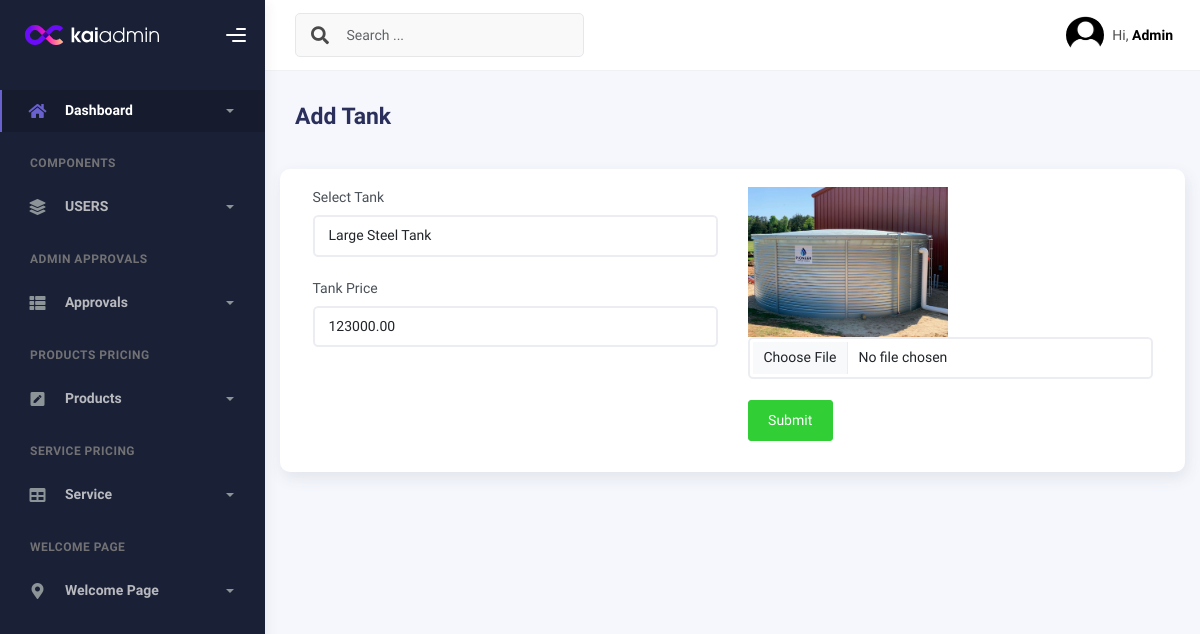
Page /edit_tank/3 on the earlier database version.
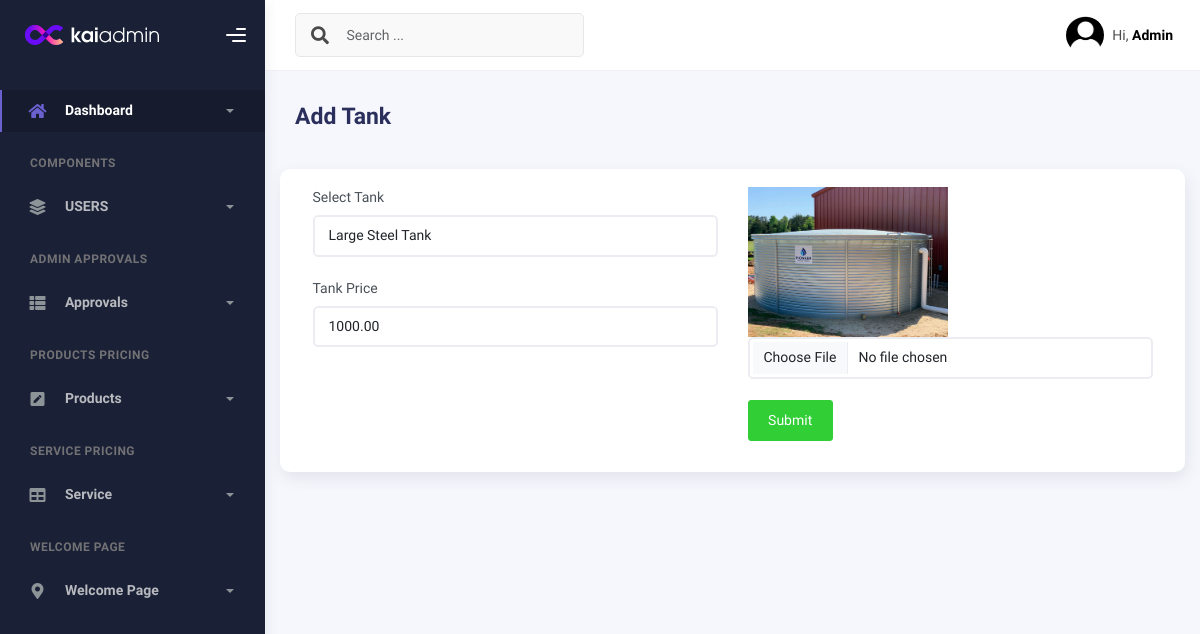
Same page on the later database version.
### admins/models.py (models this page shows, shortened)
class Tank(models.Model):
    tank_choices = [
        ('Household Tank Plastic', 'Household Tank Plastic'),
        ('Household Steel Tank', 'Household Steel Tank'),
        ('Large Steel Tank', 'Large Steel Tank')
    ]
    tank = models.CharField(max_length=100, choices=tank_choices)
    cost = models.DecimalField(max_digits=10, decimal_places=2)
    tank_photo = models.ImageField(upload_to='uploads/tanks', default='uploads/tanks/tank.jpg')

### custom_admin/views.py (the view, shortened to what this page needs)
# urls.py: path('edit_tank/<id>', views.edit_tank, name='edit_tank'),
def edit_tank(request, id):
    edi = Tank.objects.get(id=id)
    return render(request, 'admincustom/edit tank.html', {'edi': edi})

### custom_admin/templates/admincustom/edit tank.html (shortened to what the changed rows need)
{% load static %}
<!DOCTYPE html>
<html lang="en">
<head>
    <link href="https://cdn.jsdelivr.net/npm/bootstrap-icons/font/bootstrap-icons.css" rel="stylesheet">
    <link href="https://cdn.jsdelivr.net/npm/bootstrap@5.3.3/dist/css/bootstrap.min.css" rel="stylesheet"
>
    <link rel="stylesheet" href="{% static 'assets/css/bootstrap.min.css' %}"/>
    <link rel="stylesheet" href="{% static 'assets/css/plugins.min.css' %}"/>
    <link rel="stylesheet" href="{% static 'assets/css/kaiadmin.min.css' %}"/>
</head>
<body>
<div class="wrapper">
    <div class="main-panel">
        <div class="container">
            <div class="page-inner">
                <div class="row">
                    <div class="card">
                        <div class="card-body">
                            <form action="" method="post" enctype="multipart/form-data">
                                <div class="row">
                                    <div class="col-md-6">
                                        <div class="mb-4">
                                            <label for="tank" class="form-label">Select Tank</label>
                                            <select name="tank" id="tank" class="form-control" required>
                                                <option value="">{{ edi.tank }}</option>
                                            </select>
                                        </div>
                                        <div class="mb-4">
                                            <label for="price" class="form-label">Tank Price</label>
                                            <input type="text" class="form-control" name="cost"
                                                   value="{{ edi.cost }}" required>
                                        </div>
                                    </div>
                                    <div class="col-md-6">
                                        <div class="mb-4">
                                            <img src="/media/{{ edi.tank_photo }}" alt="" width="200">
                                            <input type="file" class="form-control" name="tank_photo" width="200" required>
                                        </div>
                                    </div>
                                </div>
                            </form>
                        </div>
                    </div>
                </div>
            </div>
        </div>
    </div>
</body>
</html>

Differences in the rows shown:
changed Tank "Large Steel Tank": cost "123000.00" → "1000.00"
